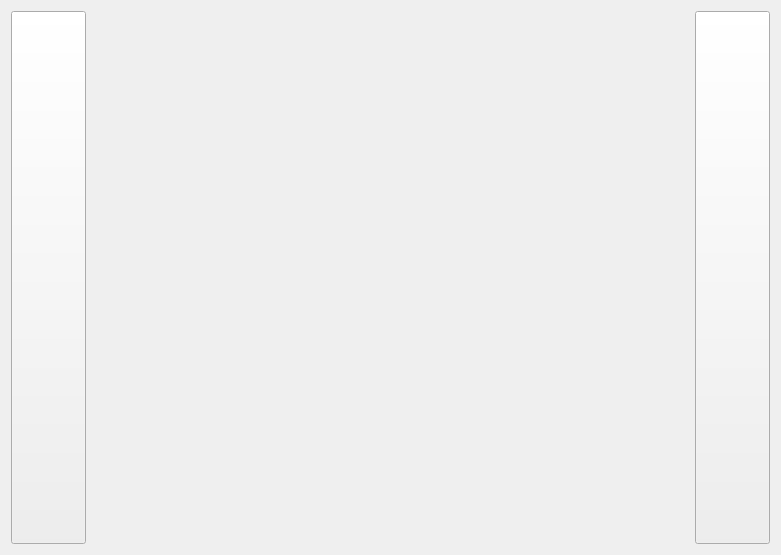
<?xml version="1.0" encoding="UTF-8"?>
<ui version="4.0">
 <class>Form</class>
 <widget class="QWidget" name="Form">
  <property name="geometry">
   <rect>
    <x>0</x>
    <y>0</y>
    <width>781</width>
    <height>555</height>
   </rect>
  </property>
  <property name="windowTitle">
   <string>Form</string>
  </property>
  <layout class="QVBoxLayout" name="verticalLayout_2">
   <item>
    <layout class="QHBoxLayout" name="horizontalLayout" stretch="1,8,1">
     <item>
      <widget class="QPushButton" name="pBtnLeft">
       <property name="sizePolicy">
        <sizepolicy hsizetype="Minimum" vsizetype="Expanding">
         <horstretch>0</horstretch>
         <verstretch>0</verstretch>
        </sizepolicy>
       </property>
       <property name="text">
        <string/>
       </property>
       <property name="icon">
        <iconset>
         <normaloff>Style/icons/left.png</normaloff>Style/icons/left.png</iconset>
       </property>
       <property name="iconSize">
        <size>
         <width>60</width>
         <height>60</height>
        </size>
       </property>
      </widget>
     </item>
     <item>
      <widget class="QStackedWidget" name="stackedWidget"/>
     </item>
     <item>
      <widget class="QPushButton" name="pBnRight">
       <property name="sizePolicy">
        <sizepolicy hsizetype="Preferred" vsizetype="Expanding">
         <horstretch>0</horstretch>
         <verstretch>0</verstretch>
        </sizepolicy>
       </property>
       <property name="sizeIncrement">
        <size>
         <width>0</width>
         <height>0</height>
        </size>
       </property>
       <property name="text">
        <string/>
       </property>
       <property name="icon">
        <iconset>
         <normaloff>Style/icons/right.png</normaloff>Style/icons/right.png</iconset>
       </property>
       <property name="iconSize">
        <size>
         <width>60</width>
         <height>60</height>
        </size>
       </property>
       <property name="autoDefault">
        <bool>false</bool>
       </property>
       <property name="default">
        <bool>false</bool>
       </property>
       <property name="flat">
        <bool>false</bool>
       </property>
      </widget>
     </item>
    </layout>
   </item>
  </layout>
 </widget>
 <resources/>
 <connections/>
</ui>
